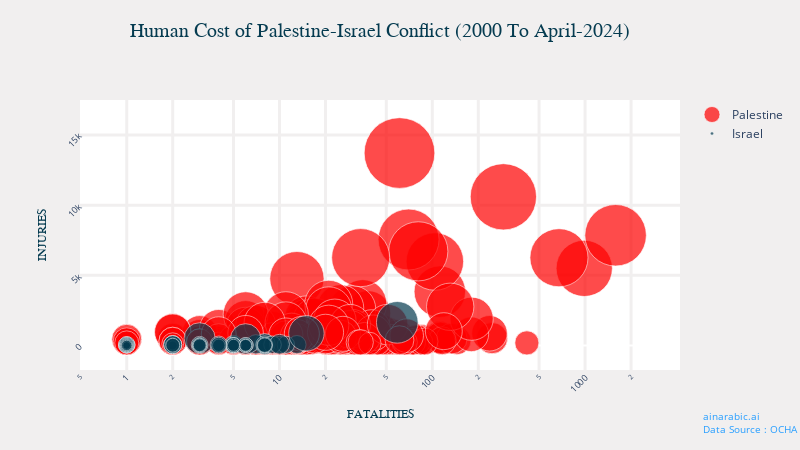

Write notebook code for a chart like this one.
### Markdown cell above
### **Bubbles Chart**

### Code cell
scatterplot = Bubbles(xls_df)
scatterplot.show()

### Figure 1 — Plotly figure (JSON) as saved in the notebook; plotly's stock layout.template omitted (floating-point values rounded to 4 significant figures; data arrays with more than 128 entries replaced by an {"elided": "..."} marker saying what was removed)
{"data": [{"marker": {"color": "#FE0000", "line": {"width": 0.7}, "size": {"elided": "292 float values"}, "sizemode": "area", "sizeref": 0.04685}, "mode": "markers", "name": "Palestine", "text": {"elided": "292 str values"}, "type": "scatter", "x": {"elided": "292 int values"}, "y": {"elided": "292 int values"}}, {"marker": {"color": "#053B50", "line": {"width": 0.7}, "size": {"elided": "292 float values"}, "sizemode": "area", "sizeref": 0.04685}, "mode": "markers", "name": "Israel", "text": {"elided": "292 str values"}, "type": "scatter", "x": {"elided": "292 int values"}, "y": {"elided": "292 int values"}}], "layout": {"annotations": [{"align": "left", "font": {"color": "#279EFF", "size": 10}, "showarrow": false, "text": "ainarabic.ai<br>Data Source : OCHA", "x": 1.2, "xref": "paper", "y": -0.25, "yref": "paper"}, {"align": "center", "font": {"color": "#053B50", "family": "bold", "size": 20}, "showarrow": false, "text": "Human Cost of Palestine-Israel Conflict (2000 To April-2024)", "x": 0.5, "xref": "paper", "y": 1.3, "yref": "paper"}], "height": 450, "paper_bgcolor": "#F1EFEF", "plot_bgcolor": "white", "width": 800, "xaxis": {"gridcolor": "#F1EFEF", "gridwidth": 3, "showline": false, "tickangle": -45, "tickfont": {"size": 9}, "title": {"font": {"color": "#053B50", "family": "bold", "size": 12}, "text": "FATALITIES"}, "type": "log"}, "yaxis": {"gridcolor": "#F1EFEF", "gridwidth": 3, "tickangle": -45, "tickfont": {"size": 9}, "title": {"font": {"color": "#053B50", "family": "bold", "size": 12}, "text": "INJURIES"}}}}
